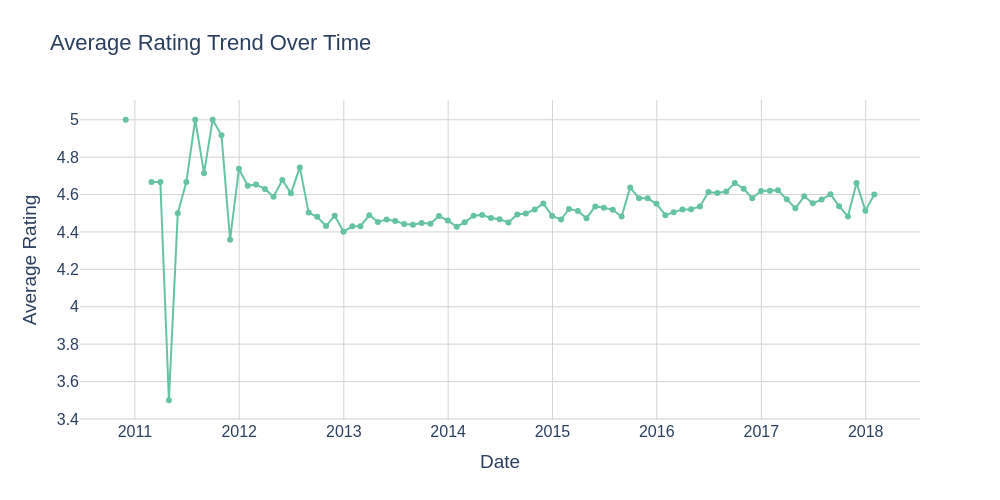

Write notebook code for a chart like this one.
### Code cell
# 1. Prepare the Data
# Ensure date column is in datetime format for the time series plot
rent_the_runway_visualization['review_date'] = pd.to_datetime(rent_the_runway_visualization['review_date'])
# --- Visualization 1: Distribution of Ratings (Histogram) ---
fig1 = px.histogram(
    rent_the_runway_visualization,
    x='rating',
    nbins=10,
    title='Distribution of Customer Ratings',
    labels={'rating': 'Rating (1-5)'},
    color='rating',  # Color bars by rating value
    color_discrete_sequence=px.colors.qualitative.Pastel,  # Use a colorful palette
    template=plotly_template
)
fig1.update_layout(
    width=fig_width,
    height=fig_height,
    font=dict(family=font_family, size=16),
    xaxis=dict(showgrid=True, gridcolor='lightgray', dtick=1),
    yaxis=dict(showgrid=True, gridcolor='lightgray')
)
fig1.update_traces(marker_line_width=1, marker_line_color='black')
#fig1.show()

# --- Visualization 2: Ratings by Occasion (Box Plot) ---
fig2 = px.box(
    rent_the_runway_visualization, 
    x='rented_for', 
    y='rating', 
    color='rented_for',
    title='Distribution of Ratings by Occasion',
    labels={'rented_for': 'Occasion', 'rating': 'Rating'},
    color_discrete_sequence=color_sequence,
    template=plotly_template
)
fig2.update_layout(
    width=fig_width,
    height=fig_height,
    font=dict(family=font_family, size=16),
    xaxis=dict(showgrid=True, gridcolor='lightgray'),
    yaxis=dict(showgrid=True, gridcolor='lightgray')
)
#fig2.show()

# --- Visualization 3: Average Rating over Time (Line Chart) ---
# Aggregate data by month to smooth out the trend
df_monthly_rating = (
    rent_the_runway_visualization
    .set_index('review_date')['rating']
    .resample('M')
    .mean()
    .reset_index()
)
fig3 = px.line(
    df_monthly_rating, 
    x='review_date', 
    y='rating', 
    title='Average Rating Trend Over Time',
    markers=True,
    labels={'review_date': 'Date', 'rating': 'Average Rating'},
    color_discrete_sequence=color_sequence,
    template=plotly_template
)
fig3.update_layout(
    width=fig_width,
    height=fig_height,
    font=dict(family=font_family, size=16),
    xaxis=dict(showgrid=True, gridcolor='lightgray'),
    yaxis=dict(showgrid=True, gridcolor='lightgray')
)
#fig3.show()

### Figure 1 — Plotly figure (JSON) as saved in the notebook; plotly's stock layout.template omitted (floating-point values rounded to 4 significant figures)
{"data": [{"hovertemplate": "Date=%{x}<br>Average Rating=%{y}<extra></extra>", "legendgroup": "", "line": {"color": "rgb(102,194,165)", "dash": "solid"}, "marker": {"symbol": "circle"}, "mode": "lines+markers", "name": "", "orientation": "v", "showlegend": false, "type": "scatter", "x": ["2010-11-30T00:00:00", "2010-12-31T00:00:00", "2011-01-31T00:00:00", "2011-02-28T00:00:00", "2011-03-31T00:00:00", "2011-04-30T00:00:00", "2011-05-31T00:00:00", "2011-06-30T00:00:00", "2011-07-31T00:00:00", "2011-08-31T00:00:00", "2011-09-30T00:00:00", "2011-10-31T00:00:00", "2011-11-30T00:00:00", "2011-12-31T00:00:00", "2012-01-31T00:00:00", "2012-02-29T00:00:00", "2012-03-31T00:00:00", "2012-04-30T00:00:00", "2012-05-31T00:00:00", "2012-06-30T00:00:00", "2012-07-31T00:00:00", "2012-08-31T00:00:00", "2012-09-30T00:00:00", "2012-10-31T00:00:00", "2012-11-30T00:00:00", "2012-12-31T00:00:00", "2013-01-31T00:00:00", "2013-02-28T00:00:00", "2013-03-31T00:00:00", "2013-04-30T00:00:00", "2013-05-31T00:00:00", "2013-06-30T00:00:00", "2013-07-31T00:00:00", "2013-08-31T00:00:00", "2013-09-30T00:00:00", "2013-10-31T00:00:00", "2013-11-30T00:00:00", "2013-12-31T00:00:00", "2014-01-31T00:00:00", "2014-02-28T00:00:00", "2014-03-31T00:00:00", "2014-04-30T00:00:00", "2014-05-31T00:00:00", "2014-06-30T00:00:00", "2014-07-31T00:00:00", "2014-08-31T00:00:00", "2014-09-30T00:00:00", "2014-10-31T00:00:00", "2014-11-30T00:00:00", "2014-12-31T00:00:00", "2015-01-31T00:00:00", "2015-02-28T00:00:00", "2015-03-31T00:00:00", "2015-04-30T00:00:00", "2015-05-31T00:00:00", "2015-06-30T00:00:00", "2015-07-31T00:00:00", "2015-08-31T00:00:00", "2015-09-30T00:00:00", "2015-10-31T00:00:00", "2015-11-30T00:00:00", "2015-12-31T00:00:00", "2016-01-31T00:00:00", "2016-02-29T00:00:00", "2016-03-31T00:00:00", "2016-04-30T00:00:00", "2016-05-31T00:00:00", "2016-06-30T00:00:00", "2016-07-31T00:00:00", "2016-08-31T00:00:00", "2016-09-30T00:00:00", "2016-10-31T00:00:00", "2016-11-30T00:00:00", "2016-12-31T00:00:00", "2017-01-31T00:00:00", "2017-02-28T00:00:00", "2017-03-31T00:00:00", "2017-04-30T00:00:00", "2017-05-31T00:00:00", "2017-06-30T00:00:00", "2017-07-31T00:00:00", "2017-08-31T00:00:00", "2017-09-30T00:00:00", "2017-10-31T00:00:00", "2017-11-30T00:00:00", "2017-12-31T00:00:00", "2018-01-31T00:00:00"], "xaxis": "x", "y": [5, null, null, 4.667, 4.667, 3.5, 4.5, 4.667, 5, 4.714, 5, 4.917, 4.358, 4.737, 4.647, 4.654, 4.63, 4.589, 4.677, 4.606, 4.745, 4.504, 4.481, 4.432, 4.487, 4.401, 4.43, 4.431, 4.489, 4.454, 4.467, 4.459, 4.442, 4.439, 4.448, 4.444, 4.485, 4.461, 4.428, 4.452, 4.487, 4.491, 4.475, 4.468, 4.451, 4.493, 4.499, 4.52, 4.552, 4.486, 4.466, 4.523, 4.513, 4.473, 4.537, 4.53, 4.518, 4.482, 4.637, 4.58, 4.58, 4.551, 4.49, 4.506, 4.52, 4.522, 4.536, 4.614, 4.608, 4.616, 4.662, 4.631, 4.581, 4.62, 4.62, 4.623, 4.574, 4.526, 4.59, 4.553, 4.573, 4.601, 4.538, 4.482, 4.662, 4.514, 4.6], "yaxis": "y"}], "layout": {"font": {"family": "Arial", "size": 16}, "height": 500, "legend": {"tracegroupgap": 0}, "title": {"text": "Average Rating Trend Over Time"}, "width": 1000, "xaxis": {"anchor": "y", "domain": [0, 1], "gridcolor": "lightgray", "showgrid": true, "title": {"text": "Date"}}, "yaxis": {"anchor": "x", "domain": [0, 1], "gridcolor": "lightgray", "showgrid": true, "title": {"text": "Average Rating"}}}}
